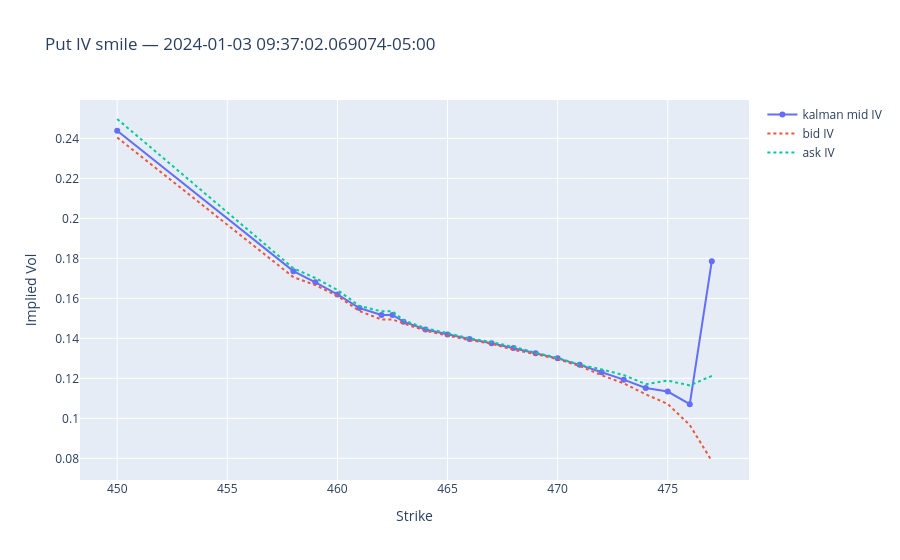

Notebook cell for this chart:
### Code cell
snapshot_ts_puts = df_filtered_puts["ts_ns"][1000]
row_puts = df_iv_surface_wide_puts.filter(pl.col("ts_ns") <= snapshot_ts_puts).tail(1)
strikes_puts = sorted(df_iv_surface_long_puts["strike"].unique().to_list())
_, expiry_put, _ = utils.parse_option_ticker(
    df_tickers.filter(pl.col("ticker").str.contains("P"))["ticker"][0]
)

mid_ivs_puts = [row_puts[f"kalman_iv_{int(k)}"][0] for k in strikes_puts]
bid_ivs_puts = [row_puts[f"bid_iv_{int(k)}"][0] for k in strikes_puts]
ask_ivs_puts = [row_puts[f"ask_iv_{int(k)}"][0] for k in strikes_puts]

fig = go.Figure()
fig.add_trace(
    go.Scatter(x=strikes_puts, y=mid_ivs_puts, mode="lines+markers", name="kalman mid IV")
)
fig.add_trace(
    go.Scatter(x=strikes_puts, y=bid_ivs_puts, mode="lines", name="bid IV", line=dict(dash="dot"))
)
fig.add_trace(
    go.Scatter(x=strikes_puts, y=ask_ivs_puts, mode="lines", name="ask IV", line=dict(dash="dot"))
)
fig.update_layout(
    title=f"Put IV smile — {snapshot_ts_puts}", xaxis_title="Strike", yaxis_title="Implied Vol"
)
fig.show()

### Figure 1 — Plotly figure (JSON) as saved in the notebook; plotly's stock layout.template omitted (floating-point values rounded to 4 significant figures)
{"data": [{"mode": "lines+markers", "name": "kalman mid IV", "type": "scatter", "x": [450, 458, 459, 460, 461, 462, 462.5, 463, 464, 465, 466, 467, 468, 469, 470, 471, 472, 473, 474, 475, 476, 477], "y": [0.2438, 0.1736, 0.168, 0.162, 0.1552, 0.1517, 0.1517, 0.1483, 0.1444, 0.142, 0.1397, 0.1375, 0.1352, 0.1326, 0.13, 0.1267, 0.123, 0.1193, 0.1152, 0.1134, 0.107, 0.1786]}, {"line": {"dash": "dot"}, "mode": "lines", "name": "bid IV", "type": "scatter", "x": [450, 458, 459, 460, 461, 462, 462.5, 463, 464, 465, 466, 467, 468, 469, 470, 471, 472, 473, 474, 475, 476, 477], "y": [0.2405, 0.1706, 0.1666, 0.1612, 0.1536, 0.1494, 0.1494, 0.1475, 0.1438, 0.1414, 0.1391, 0.1373, 0.1342, 0.1321, 0.1296, 0.1262, 0.1215, 0.1175, 0.112, 0.1072, 0.09665, 0.07865]}, {"line": {"dash": "dot"}, "mode": "lines", "name": "ask IV", "type": "scatter", "x": [450, 458, 459, 460, 461, 462, 462.5, 463, 464, 465, 466, 467, 468, 469, 470, 471, 472, 473, 474, 475, 476, 477], "y": [0.2497, 0.175, 0.1702, 0.1642, 0.1562, 0.1535, 0.1535, 0.1491, 0.1451, 0.1425, 0.14, 0.1381, 0.1357, 0.1328, 0.1302, 0.1269, 0.1245, 0.1216, 0.1171, 0.1189, 0.1165, 0.1212]}], "layout": {"title": {"text": "Put IV smile — 2024-01-03 09:37:02.069074-05:00"}, "xaxis": {"title": {"text": "Strike"}}, "yaxis": {"title": {"text": "Implied Vol"}}}}
